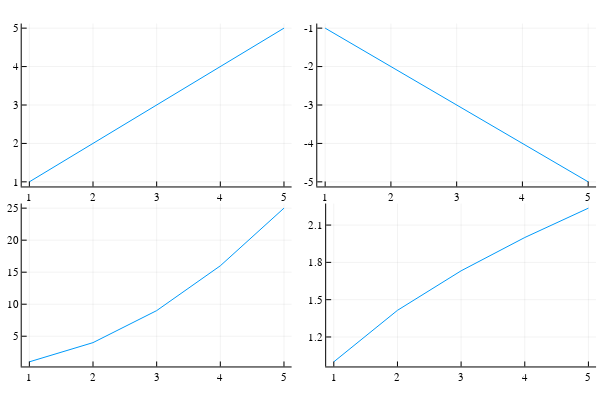

Source (notebook cell):
### Markdown cell above
Subplots

### Code cell
x = [1, 2, 3, 4, 5]
p1 = plot(x, x)
p2 = plot(x, -x)
p3 = plot(x.^2)
p4 = plot(x.^.5)
plot(p1,p2,p3,p4, layout=(2,2), legend=false)

### Figure 1 — Plotly figure (JSON) as saved in the notebook; plotly's stock layout.template omitted (floating-point values rounded to 4 significant figures)
{"data": [{"colorbar": {"title": ""}, "legendgroup": "y1", "line": {"color": "rgba(0, 154, 250, 1.000)", "dash": "solid", "shape": "linear", "width": 1}, "mode": "lines", "name": "y1", "showlegend": true, "type": "scatter", "x": [1, 2, 3, 4, 5], "xaxis": "x1", "y": [1, 2, 3, 4, 5], "yaxis": "y1", "zmax": null, "zmin": null}, {"colorbar": {"title": ""}, "legendgroup": "y1", "line": {"color": "rgba(0, 154, 250, 1.000)", "dash": "solid", "shape": "linear", "width": 1}, "mode": "lines", "name": "y1", "showlegend": true, "type": "scatter", "x": [1, 2, 3, 4, 5], "xaxis": "x2", "y": [-1, -2, -3, -4, -5], "yaxis": "y2", "zmax": null, "zmin": null}, {"colorbar": {"title": ""}, "legendgroup": "y1", "line": {"color": "rgba(0, 154, 250, 1.000)", "dash": "solid", "shape": "linear", "width": 1}, "mode": "lines", "name": "y1", "showlegend": true, "type": "scatter", "x": [1, 2, 3, 4, 5], "xaxis": "x3", "y": [1, 4, 9, 16, 25], "yaxis": "y3", "zmax": null, "zmin": null}, {"colorbar": {"title": ""}, "legendgroup": "y1", "line": {"color": "rgba(0, 154, 250, 1.000)", "dash": "solid", "shape": "linear", "width": 1}, "mode": "lines", "name": "y1", "showlegend": true, "type": "scatter", "x": [1, 2, 3, 4, 5], "xaxis": "x4", "y": [1, 1.414, 1.732, 2, 2.236], "yaxis": "y4", "zmax": null, "zmin": null}], "layout": {"annotations": [], "height": 400, "margin": {"b": 20, "l": 0, "r": 0, "t": 20}, "paper_bgcolor": "rgba(255, 255, 255, 1.000)", "plot_bgcolor": "rgba(255, 255, 255, 1.000)", "showlegend": false, "width": 600, "xaxis1": {"anchor": "y1", "domain": [0.03619, 0.486], "gridcolor": "rgba(0, 0, 0, 0.100)", "gridwidth": 0.5, "linecolor": "rgba(0, 0, 0, 1.000)", "mirror": false, "range": [0.88, 5.12], "showgrid": true, "showline": true, "showticklabels": true, "tickangle": 0, "tickcolor": "rgb(0, 0, 0)", "tickfont": {"color": "rgba(0, 0, 0, 1.000)", "family": "sans-serif", "size": 11}, "tickmode": "array", "ticks": "inside", "ticktext": ["1", "2", "3", "4", "5"], "tickvals": [1, 2, 3, 4, 5], "title": "", "titlefont": {"color": "rgba(0, 0, 0, 1.000)", "family": "sans-serif", "size": 15}, "type": "-", "visible": true, "zeroline": false, "zerolinecolor": "rgba(0, 0, 0, 1.000)"}, "xaxis2": {"anchor": "y2", "domain": [0.5288, 0.9934], "gridcolor": "rgba(0, 0, 0, 0.100)", "gridwidth": 0.5, "linecolor": "rgba(0, 0, 0, 1.000)", "mirror": false, "range": [0.88, 5.12], "showgrid": true, "showline": true, "showticklabels": true, "tickangle": 0, "tickcolor": "rgb(0, 0, 0)", "tickfont": {"color": "rgba(0, 0, 0, 1.000)", "family": "sans-serif", "size": 11}, "tickmode": "array", "ticks": "inside", "ticktext": ["1", "2", "3", "4", "5"], "tickvals": [1, 2, 3, 4, 5], "title": "", "titlefont": {"color": "rgba(0, 0, 0, 1.000)", "family": "sans-serif", "size": 15}, "type": "-", "visible": true, "zeroline": false, "zerolinecolor": "rgba(0, 0, 0, 1.000)"}, "xaxis3": {"anchor": "y3", "domain": [0.03619, 0.486], "gridcolor": "rgba(0, 0, 0, 0.100)", "gridwidth": 0.5, "linecolor": "rgba(0, 0, 0, 1.000)", "mirror": false, "range": [0.88, 5.12], "showgrid": true, "showline": true, "showticklabels": true, "tickangle": 0, "tickcolor": "rgb(0, 0, 0)", "tickfont": {"color": "rgba(0, 0, 0, 1.000)", "family": "sans-serif", "size": 11}, "tickmode": "array", "ticks": "inside", "ticktext": ["1", "2", "3", "4", "5"], "tickvals": [1, 2, 3, 4, 5], "title": "", "titlefont": {"color": "rgba(0, 0, 0, 1.000)", "family": "sans-serif", "size": 15}, "type": "-", "visible": true, "zeroline": false, "zerolinecolor": "rgba(0, 0, 0, 1.000)"}, "xaxis4": {"anchor": "y4", "domain": [0.5436, 0.9934], "gridcolor": "rgba(0, 0, 0, 0.100)", "gridwidth": 0.5, "linecolor": "rgba(0, 0, 0, 1.000)", "mirror": false, "range": [0.88, 5.12], "showgrid": true, "showline": true, "showticklabels": true, "tickangle": 0, "tickcolor": "rgb(0, 0, 0)", "tickfont": {"color": "rgba(0, 0, 0, 1.000)", "family": "sans-serif", "size": 11}, "tickmode": "array", "ticks": "inside", "ticktext": ["1", "2", "3", "4", "5"], "tickvals": [1, 2, 3, 4, 5], "title": "", "titlefont": {"color": "rgba(0, 0, 0, 1.000)", "family": "sans-serif", "size": 15}, "type": "-", "visible": true, "zeroline": false, "zerolinecolor": "rgba(0, 0, 0, 1.000)"}, "yaxis1": {"anchor": "x1", "domain": [0.5376, 0.9902], "gridcolor": "rgba(0, 0, 0, 0.100)", "gridwidth": 0.5, "linecolor": "rgba(0, 0, 0, 1.000)", "mirror": false, "range": [0.88, 5.12], "showgrid": true, "showline": true, "showticklabels": true, "tickangle": 0, "tickcolor": "rgb(0, 0, 0)", "tickfont": {"color": "rgba(0, 0, 0, 1.000)", "family": "sans-serif", "size": 11}, "tickmode": "array", "ticks": "inside", "ticktext": ["1", "2", "3", "4", "5"], "tickvals": [1, 2, 3, 4, 5], "title": "", "titlefont": {"color": "rgba(0, 0, 0, 1.000)", "family": "sans-serif", "size": 15}, "type": "-", "visible": true, "zeroline": false, "zerolinecolor": "rgba(0, 0, 0, 1.000)"}, "yaxis2": {"anchor": "x2", "domain": [0.5376, 0.9902], "gridcolor": "rgba(0, 0, 0, 0.100)", "gridwidth": 0.5, "linecolor": "rgba(0, 0, 0, 1.000)", "mirror": false, "range": [-5.12, -0.88], "showgrid": true, "showline": true, "showticklabels": true, "tickangle": 0, "tickcolor": "rgb(0, 0, 0)", "tickfont": {"color": "rgba(0, 0, 0, 1.000)", "family": "sans-serif", "size": 11}, "tickmode": "array", "ticks": "inside", "ticktext": ["-5", "-4", "-3", "-2", "-1"], "tickvals": [-5, -4, -3, -2, -1], "title": "", "titlefont": {"color": "rgba(0, 0, 0, 1.000)", "family": "sans-serif", "size": 15}, "type": "-", "visible": true, "zeroline": false, "zerolinecolor": "rgba(0, 0, 0, 1.000)"}, "yaxis3": {"anchor": "x3", "domain": [0.03762, 0.4902], "gridcolor": "rgba(0, 0, 0, 0.100)", "gridwidth": 0.5, "linecolor": "rgba(0, 0, 0, 1.000)", "mirror": false, "range": [0.28, 25.72], "showgrid": true, "showline": true, "showticklabels": true, "tickangle": 0, "tickcolor": "rgb(0, 0, 0)", "tickfont": {"color": "rgba(0, 0, 0, 1.000)", "family": "sans-serif", "size": 11}, "tickmode": "array", "ticks": "inside", "ticktext": ["5", "10", "15", "20", "25"], "tickvals": [5, 10, 15, 20, 25], "title": "", "titlefont": {"color": "rgba(0, 0, 0, 1.000)", "family": "sans-serif", "size": 15}, "type": "-", "visible": true, "zeroline": false, "zerolinecolor": "rgba(0, 0, 0, 1.000)"}, "yaxis4": {"anchor": "x4", "domain": [0.03762, 0.4902], "gridcolor": "rgba(0, 0, 0, 0.100)", "gridwidth": 0.5, "linecolor": "rgba(0, 0, 0, 1.000)", "mirror": false, "range": [0.9629, 2.273], "showgrid": true, "showline": true, "showticklabels": true, "tickangle": 0, "tickcolor": "rgb(0, 0, 0)", "tickfont": {"color": "rgba(0, 0, 0, 1.000)", "family": "sans-serif", "size": 11}, "tickmode": "array", "ticks": "inside", "ticktext": ["1.2", "1.5", "1.8", "2.1"], "tickvals": [1.2, 1.5, 1.8, 2.1], "title": "", "titlefont": {"color": "rgba(0, 0, 0, 1.000)", "family": "sans-serif", "size": 15}, "type": "-", "visible": true, "zeroline": false, "zerolinecolor": "rgba(0, 0, 0, 1.000)"}}}
